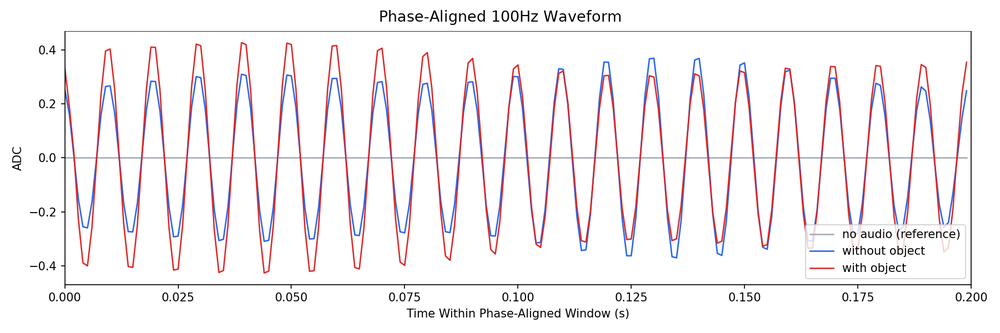
#> input picture Out_Pic_PhaseAligned/0100Hz/three_state_phase_aligned_waveform/png/repeat_01_three_state_phase_aligned_waveform.png, 1000 x 333 px, shrunk from 1800 x 600 before the run; its folder holds only this picture in this run
$ python retitle_plot_pngs.py
#> lines starting #> are read from the running program, lines starting #| are printed output that depends on the picture
from __future__ import annotations

import re
from pathlib import Path

from PIL import Image, ImageDraw, ImageFont


SCRIPT_DIR = Path(__file__).resolve().parent
FREQUENCY_PATTERN = re.compile(r"^(\d+)\s*Hz$", flags=re.IGNORECASE)


def format_frequency_label(frequency_name: str) -> str:
    match = FREQUENCY_PATTERN.match(frequency_name)
    if match is None:
        raise ValueError(f"Unable to infer frequency from {frequency_name}")
    return f"{int(match.group(1))}Hz"


def load_title_font(image_height: int) -> ImageFont.ImageFont:
    font_size = max(18, int(round(image_height * 0.045)))
    try:
        from matplotlib import font_manager

        font_path = font_manager.findfont("DejaVu Sans")
        return ImageFont.truetype(font_path, font_size)
    except Exception:
        return ImageFont.load_default()


def retitle_png(png_path: Path, title: str) -> None:
#> called with title = 'Phase-Aligned 100Hz Waveform'
    with Image.open(png_path) as image:
#> image is the input picture: PIL image 1000x333 RGB; mean R, G, B 245.4, 240.2, 242.7
        canvas = image.convert("RGB")

    width, height = canvas.size
#> width = 1000; height = 333
    draw = ImageDraw.Draw(canvas)
    font = load_title_font(height)
    title_bbox = draw.textbbox((0, 0), title, font=font)
#> title_bbox = (0, 3, 288, 21)
    title_width = title_bbox[2] - title_bbox[0]
#> title_width = 288
    title_height = title_bbox[3] - title_bbox[1]
#> title_height = 18

    band_bottom = max(54, int(round(height * 0.092)))
#> band_bottom = 54
    draw.rectangle((0, 0, width, band_bottom), fill="white")

    x = int(round((width - title_width) * 0.5))
#> x = 356
    y = max(8, int(round((band_bottom - title_height) * 0.45)))
#> y = 16
    draw.text((x, y), title, fill="black", font=font)
    canvas.save(png_path)
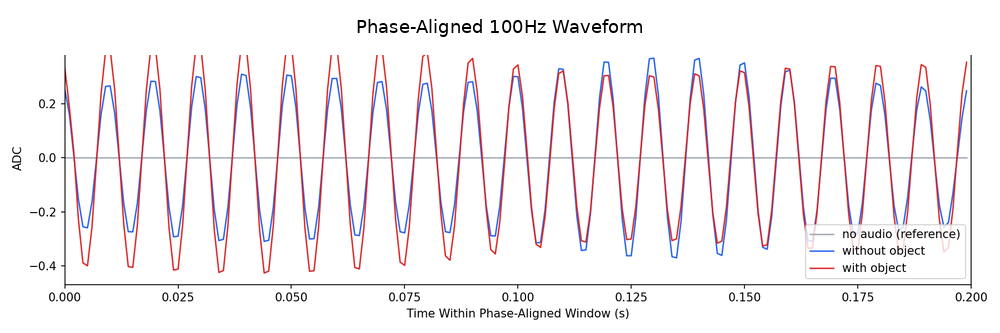
#> saved as repeat_01_three_state_phase_aligned_waveform.png: PIL image 1000x333 RGB; mean R, G, B 245.6, 240.5, 243


def retitle_frequency_sweep_detail() -> int:
    count = 0
    frequency_root = SCRIPT_DIR / "frequency_sweep"
    for frequency_dir in sorted(frequency_root.glob("*Hz")):
        if not frequency_dir.is_dir() or not FREQUENCY_PATTERN.match(frequency_dir.name):
            continue
        title = f"{format_frequency_label(frequency_dir.name)} Band-Pass Detail"
        for png_path in sorted(frequency_dir.glob("repeat_*/analysis/three_state_analysis/three_state_filtered_waveform_detail.png")):
            retitle_png(png_path, title)
            count += 1
    return count


def retitle_organized_detail() -> int:
    count = 0
    organized_root = SCRIPT_DIR / "Out_Pic" / " 4_23(100~1000Hz)"
    for frequency_dir in sorted(organized_root.glob("*Hz")):
        if not frequency_dir.is_dir() or not FREQUENCY_PATTERN.match(frequency_dir.name):
            continue
        title = f"{format_frequency_label(frequency_dir.name)} Band-Pass Detail"
        detail_dir = frequency_dir / "three_state_filtered_waveform_detail"
        for png_path in sorted(detail_dir.glob("*.png")):
            retitle_png(png_path, title)
            count += 1
    return count


def retitle_phase_aligned_outputs() -> int:
    count = 0
    phase_root = SCRIPT_DIR / "Out_Pic_PhaseAligned"
    for frequency_dir in sorted(phase_root.glob("*Hz")):
        if not frequency_dir.is_dir() or not FREQUENCY_PATTERN.match(frequency_dir.name):
            continue
        freq_label = format_frequency_label(frequency_dir.name)
        plot_titles = {
            "three_state_phase_aligned_waveform": f"Phase-Aligned {freq_label} Waveform",
            "three_state_phase_aligned_fixed_cycles_waveform": f"Phase-Aligned {freq_label} Fixed-Cycles Waveform",
        }
        for plot_name, title in plot_titles.items():
            png_dir = frequency_dir / plot_name / "png"
            for png_path in sorted(png_dir.glob("*.png")):
                retitle_png(png_path, title)
                count += 1
    return count


def retitle_organized_fixed_cycles() -> int:
    count = 0
    organized_root = SCRIPT_DIR / "Out_Pic" / " 4_23(100~1000Hz)"
    for frequency_dir in sorted(organized_root.glob("*Hz")):
        if not frequency_dir.is_dir() or not FREQUENCY_PATTERN.match(frequency_dir.name):
            continue
        title = f"Phase-Aligned {format_frequency_label(frequency_dir.name)} Fixed-Cycles Waveform"
        phase_dir = frequency_dir / "three_state_phase_aligned_fixed_cycles_waveform"
        for png_path in sorted(phase_dir.glob("*.png")):
            retitle_png(png_path, title)
            count += 1
    return count


def main() -> None:
    counts = {
        "frequency_sweep_detail": retitle_frequency_sweep_detail(),
        "organized_detail": retitle_organized_detail(),
        "phase_aligned_outputs": retitle_phase_aligned_outputs(),
        "organized_fixed_cycles": retitle_organized_fixed_cycles(),
    }
    for name, count in counts.items():
        print(f"{name}: {count}")


if __name__ == "__main__":
    main()

$ run again, on Out_Pic_PhaseAligned/0100Hz/three_state_phase_aligned_waveform/png/repeat_02_three_state_phase_aligned_waveform.png
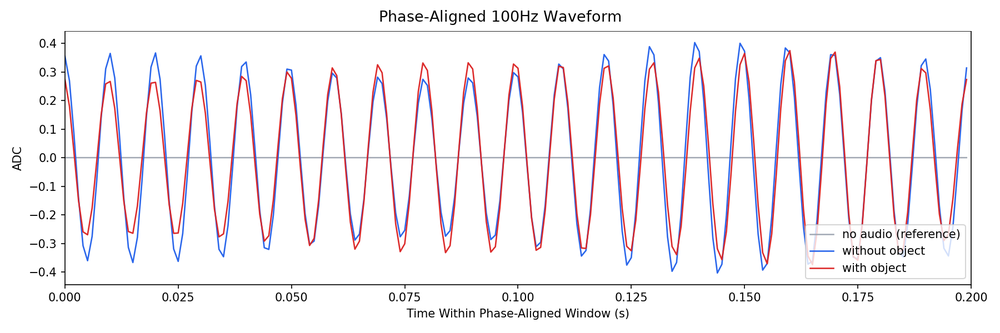
#> input picture Out_Pic_PhaseAligned/0100Hz/three_state_phase_aligned_waveform/png/repeat_02_three_state_phase_aligned_waveform.png, 1000 x 333 px, shrunk from 1800 x 600 before the run
#> in retitle_png, image is the input picture: PIL image 1000x333 RGB; mean R, G, B 244.3, 240, 243.1
#> title_bbox = (0, 3, 288, 21)
#> title_width = 288
#> title_height = 18
#> x = 356
#> y = 16
#> in retitle_png, `canvas.save(png_path)`:
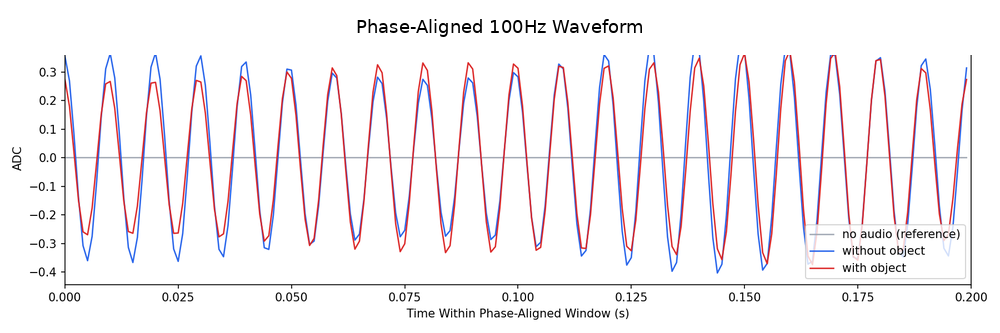
#> saved as repeat_02_three_state_phase_aligned_waveform.png: PIL image 1000x333 RGB; mean R, G, B 244.5, 240.2, 243.3

$ run again, on Out_Pic_PhaseAligned/0100Hz/three_state_phase_aligned_waveform/png/repeat_03_three_state_phase_aligned_waveform.png
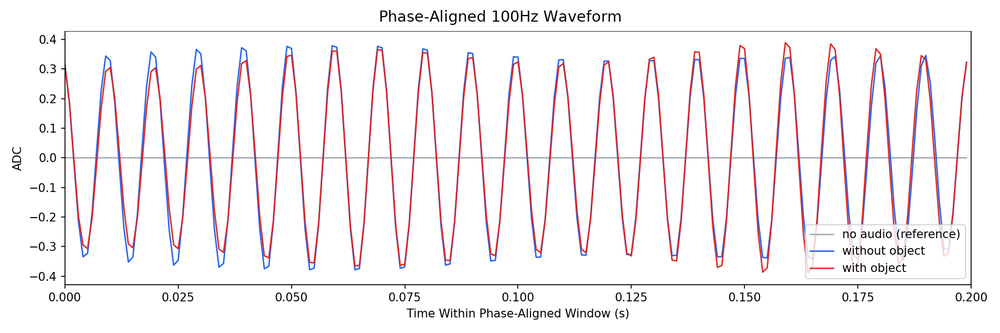
#> input picture Out_Pic_PhaseAligned/0100Hz/three_state_phase_aligned_waveform/png/repeat_03_three_state_phase_aligned_waveform.png, 1000 x 333 px, shrunk from 1800 x 600 before the run
#> in retitle_png, image is the input picture: PIL image 1000x333 RGB; mean R, G, B 245.5, 240.1, 242.4
#> title_bbox = (0, 3, 288, 21)
#> title_width = 288
#> title_height = 18
#> x = 356
#> y = 16
#> in retitle_png, `canvas.save(png_path)`:
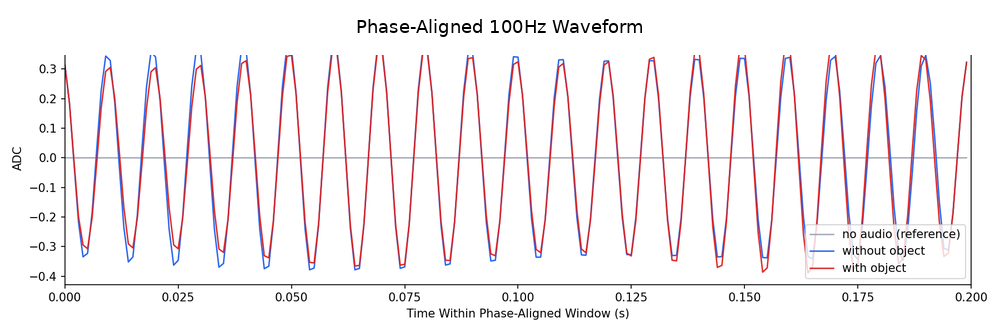
#> saved as repeat_03_three_state_phase_aligned_waveform.png: PIL image 1000x333 RGB; mean R, G, B 245.8, 240.5, 242.7
